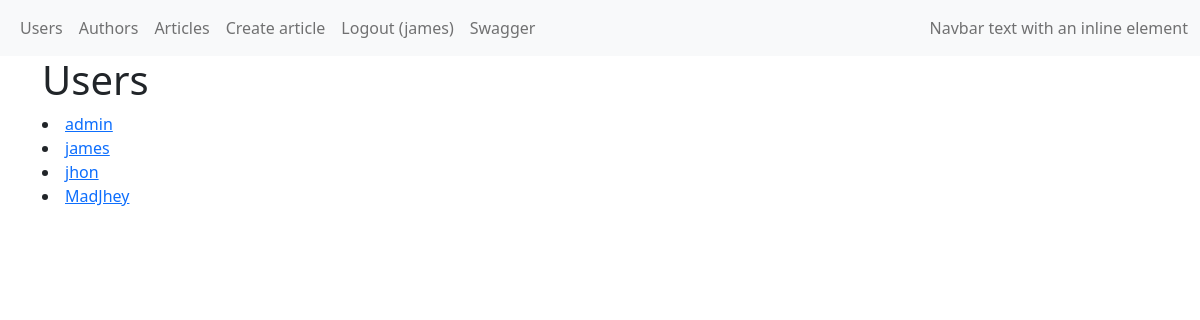
Screenshot of /users/ (signed in) with the database file from the repository.
### blog/models/user.py (models this page shows, shortened)
class User(db.Model, UserMixin):
    __tablename__ = 'users'
    id = db.Column(db.Integer, primary_key=True)
    is_stuff = db.Column(db.Boolean)
    username = db.Column(db.String(255), unique=True, nullable=False)
    first_name = db.Column(db.String(255))
    last_name = db.Column(db.String(255))
    password = db.Column(db.String(255))
    email = db.Column(db.String(255), default="", server_default="")
    author = relationship('Author', uselist=False, back_populates='user')

### blog/user/views.py (the view)
@user.route('/')
@login_required
def user_list():
    users = User.query.all()
    return render_template('users/list.html',
                           users=users
                           )

### blog/app.py (called while the page is built)
def register_extensions(app):
    db.init_app(app)
    migrate.init_app(app, db, compare_type=True)
    csrf.init_app(app)
    admin.init_app(app)
    api.plugins = [
        EventPlugin(),
        PermissionPlugin(),
        ApiSpecPlugin(
            app=app,
            tags={
                'Tag': 'Tag API',
                'User': 'User API',
                'Author': 'Author API',
                'Article': 'Article API',
            }
        ),
    ]
    api.init_app(app)
    login_manager.login_view = 'auth.login'
    login_manager.init_app(app)
    @login_manager.user_loader
    def load_user(user_id):
        return User.query.get(int(user_id))
    @app.route('/favicon.ico')
    def favicon():
        return send_from_directory(os.path.join(app.root_path, 'static'), 'favicon.ico',
                                   mimetype='image/vnd.microsoft.icon')

### blog/templates/users/list.html (shortened to what this page needs)
{% extends 'base.html' %}
{% block body %}
<div class="row">
    <div class="col">
        <h1>Users</h1>
        {% for user in users %}
        <li><a href="{{ url_for('user.get_user', pk = user.id) }}">{{ user.username }}</a></li>
        {% endfor %}
    </div>
</div>
{% endblock %}

### blog/templates/navbar.html (shortened to what this page needs)
<nav class="navbar navbar-expand-lg navbar-light bg-light">
    <div class="container-fluid">
        <div class="collapse navbar-collapse" id="navbarText">
            <ul class="navbar-nav me-auto mb-2 mb-lg-0">
                <li class="nav-item">
                    <a class="nav-link" href="{{ url_for('user.user_list')}}">Users</a>
                </li>
                <li class="nav-item">
                    <a class="nav-link" href="{{ url_for('author.author_list')}}">Authors</a>
                </li>
                <li class="nav-item">
                    <a class="nav-link" href="{{ url_for('article.article_list')}}">Articles</a>
                </li>
                {% if current_user.is_authenticated %}
                    <li class="nav-item">
                        <a class="nav-link" href="{{ url_for('article.create_article_form') }}">Create article</a>
                    </li>
                    <li class="nav-item">
                        <a class="nav-link" href="{{ url_for('auth.logout') }}">Logout ({{ current_user.username }})</a>
                    </li>
                {% endif %}
                 <li class="nav-item">
                    <a class="nav-link" href="/api/swagger">Swagger</a>
                </li>
            </ul>
            <span class="navbar-text">
        Navbar text with an inline element
      </span>
        </div>
    </div>
</nav>

### rows the page displays
User: username "james"
User: username "admin"
User: username "jhon"
User: username "MadJhey"
